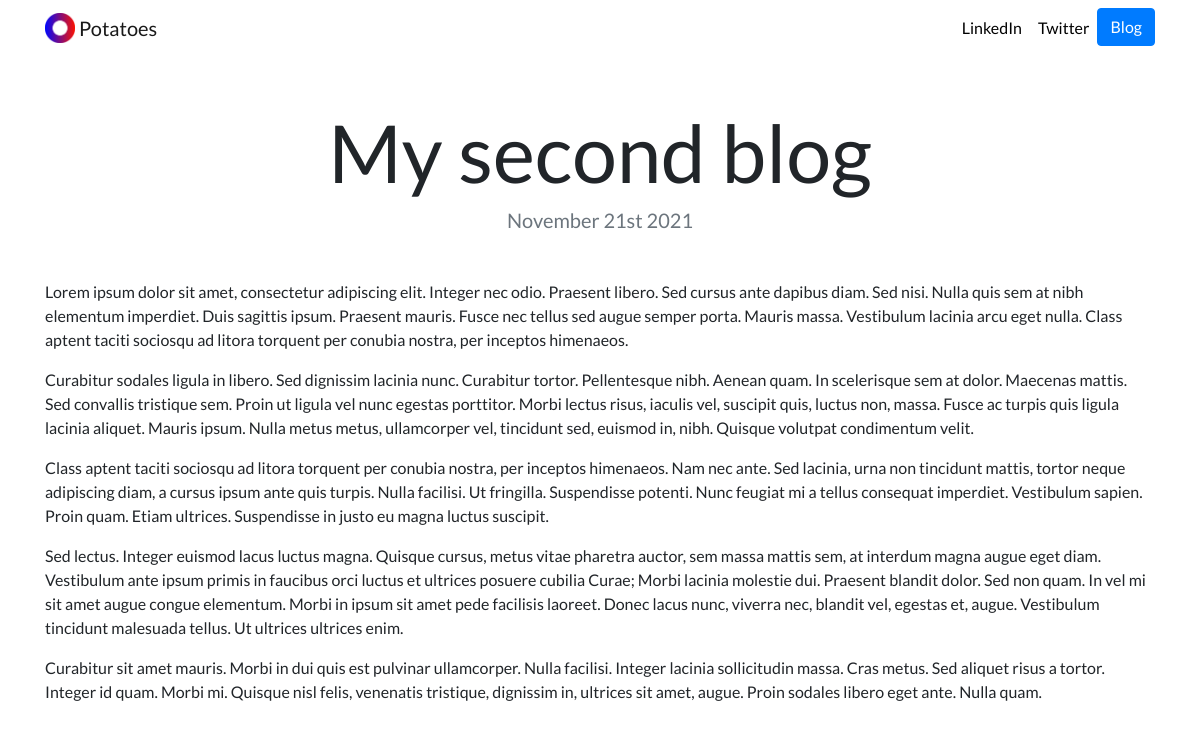
The app's page /blog/2/ with its own data.
### blog/models.py (models this page shows, shortened)
class Blog(models.Model):
    title = models.CharField(max_length=100)
    date = models.DateField()
    description = models.TextField()

### blog/views.py (the view)
# urls.py: path('<int:blog_id>/', views.detail, name='detail'),
def detail(request, blog_id):
    blog = get_object_or_404(Blog, pk=blog_id)
    return render(request, 'blog/detail.html', {'blog':blog})

### blog/templates/blog/detail.html
{% extends "portfolio/base.html" %}
{% load static %}
{% block content %}
<h1 class="text-center mt-5" id="blogdetailtitle">{{ blog.title }}</h1>
<h5 class="text-center text-muted mb-5">{{ blog.date|date:'F jS Y' }}</h5>
{{ blog.description|safe }}
{% endblock %}

### portfolio/static/portfolio/custom.css (style rules this page uses)
body { font-family: 'Lato', sans-serif; }
@media (min-width: 992px) { #blogdetailtitle { font-size: 5rem; } }

### records on screen
Blog: title "My second blog", date "November 21st 2021", description "Lorem ipsum dolor sit amet, consectetur adipiscing elit. Integer nec odio. Praesent libero. Sed cursus ante dapibus diam. Sed nisi. Nulla quis sem at nibh elementum imperdiet. Duis sagittis ipsum. Praesent mauris. Fusce nec tellus sed augue semper porta. Mauris massa. Vestibulum lacinia arcu eget nulla. Class aptent taciti sociosqu ad litora torquent per conubia nostra, per inceptos himenaeos. Curabitur sodales ligula in libero. Sed dignissim lacinia nunc. Curabitur tortor. Pellentesque nibh. Aenean quam. In scelerisque sem at dolor. Maecenas mattis. Sed convallis tristique sem. Proin ut ligula vel nunc egestas porttitor. Morbi lectus risus, iaculis vel, suscipit quis, luctus non, massa.…"
